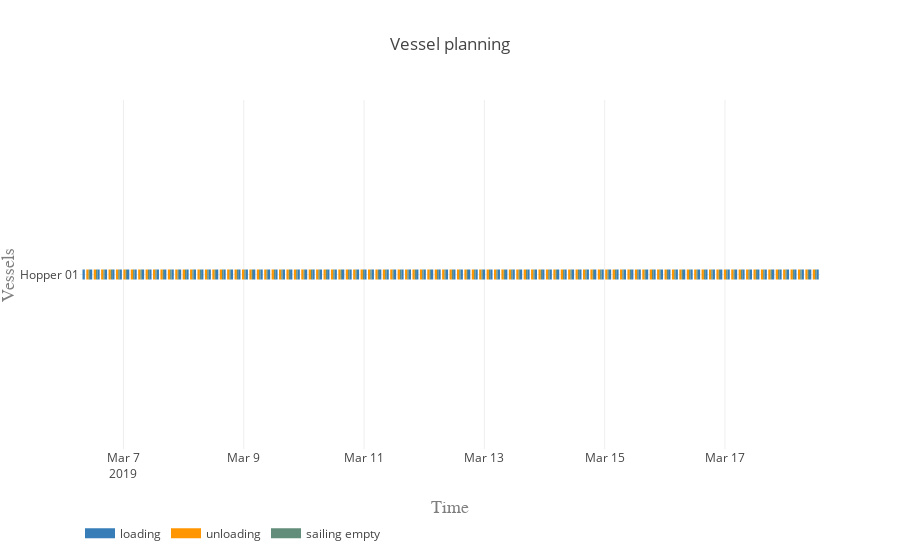

Notebook code cell kept with this figure:
### Markdown cell above
#### Vessel planning

### Code cell
vessels = [hopper]

activities = ['loading', 'unloading', 'sailing full', 'sailing empty']
colors = {0:'rgb(55,126,184)', 1:'rgb(255,150,0)', 2:'rgb(98, 192, 122)', 3:'rgb(98, 141, 122)'}

plot.vessel_planning(vessels, activities, colors)

### Figure 1 — Plotly figure (JSON) as saved in the notebook; plotly's stock layout.template omitted (floating-point values rounded to 4 significant figures; data arrays with more than 128 entries replaced by an {"elided": "..."} marker saying what was removed)
{"data": [{"connectgaps": false, "hoverinfo": "y+name", "line": {"color": "rgb(55,126,184)", "width": 10}, "mode": "lines", "name": "loading", "type": "scatter", "uid": "c78e903e-ad46-4b72-8563-7868fe08bf46", "x": {"elided": "500 str values"}, "y": {"elided": "500 str values"}}, {"connectgaps": false, "hoverinfo": "y+name", "line": {"color": "rgb(255,150,0)", "width": 10}, "mode": "lines", "name": "unloading", "type": "scatter", "uid": "83e775e4-83f6-47bd-b918-968a0e57664b", "x": {"elided": "500 str values"}, "y": {"elided": "500 str values"}}, {"connectgaps": false, "hoverinfo": "y+name", "line": {"color": "rgb(98, 192, 122)", "width": 10}, "mode": "lines", "name": "sailing full", "type": "scatter", "uid": "129f212e-e60f-48a3-a8ef-0f27797e3b13", "x": [], "y": []}, {"connectgaps": false, "hoverinfo": "y+name", "line": {"color": "rgb(98, 141, 122)", "width": 10}, "mode": "lines", "name": "sailing empty", "type": "scatter", "uid": "1ab4592b-5e56-4d5a-bd41-746c79a8b65d", "x": {"elided": "495 str values"}, "y": {"elided": "495 str values"}}], "layout": {"hovermode": "closest", "legend": {"orientation": "h", "x": 0, "y": -0.2}, "title": "Vessel planning", "xaxis": {"range": ["2019-03-06 06:39:54", "2019-03-18 13:54:16.511561"], "title": "Time", "titlefont": {"color": "#7f7f7f", "family": "Courier New, monospace", "size": 18}}, "yaxis": {"title": "Vessels", "titlefont": {"color": "#7f7f7f", "family": "Courier New, monospace", "size": 18}}}}
